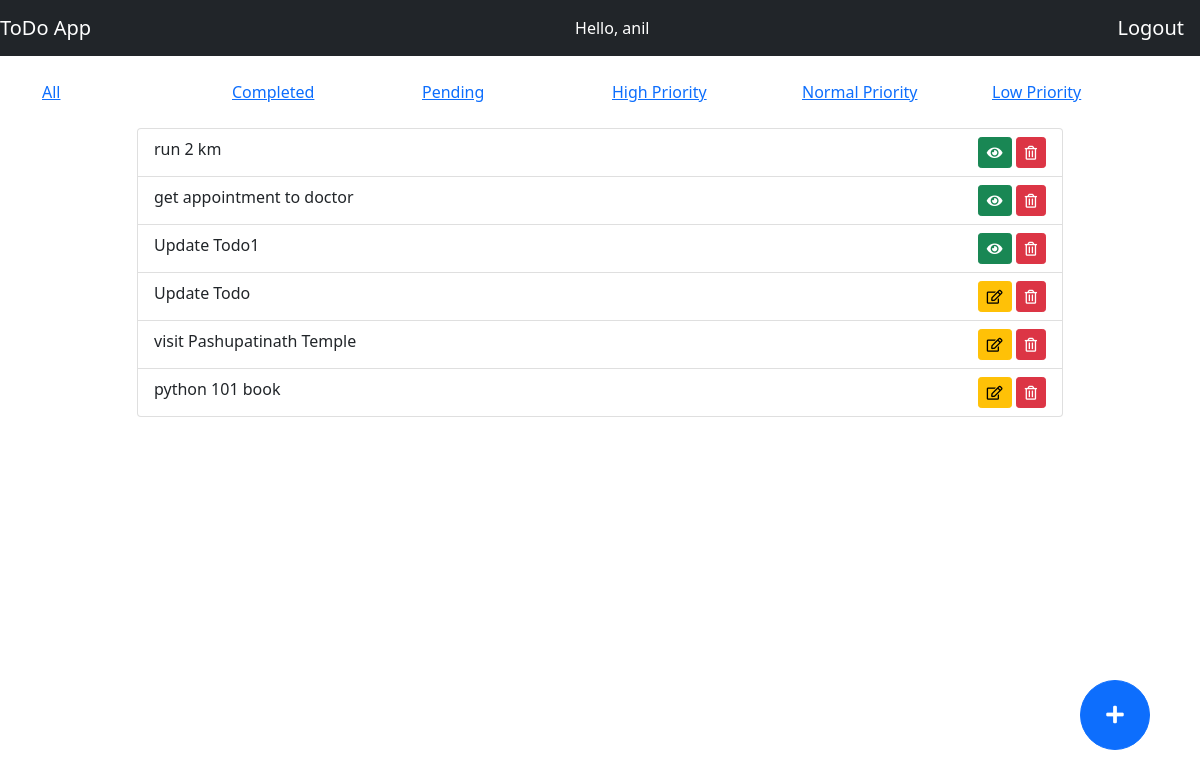
Page / (signed in) on the earlier database version.
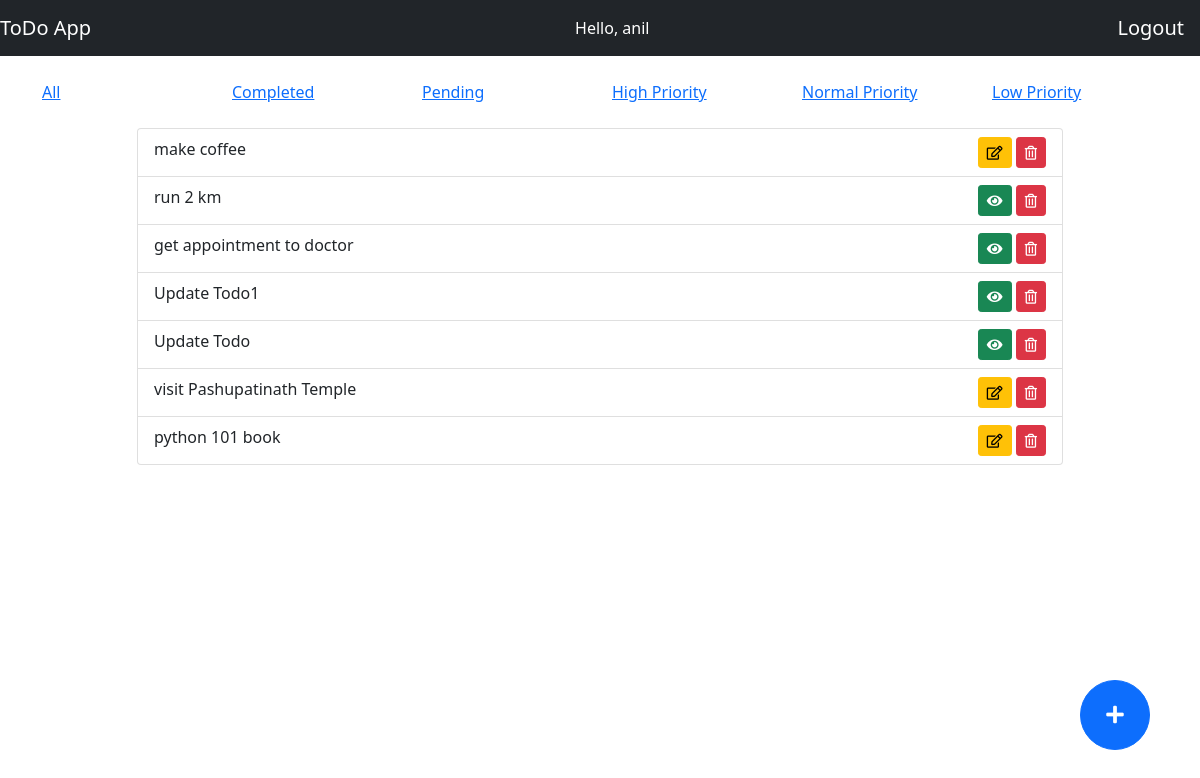
Same page on the later database version.
### todo/models.py (models this page shows, shortened)
class ToDo(models.Model):
    text = models.CharField(max_length=255)
    added_date = models.DateTimeField()
    priority = models.CharField(max_length=10, default='normal')
    status = models.CharField(max_length=1, default='0')

### todo/views.py (the view)
# urls.py: path('',views.index, name='index'),
@login_required(login_url='login')
def index(request):
        keys_list = request.GET.keys()
        if 'status' in keys_list:
            status = request.GET['status']
            todo_items = ToDo.objects.filter(status=status).order_by('-added_date')
        elif 'priority' in keys_list:
            priority = request.GET['priority']
            todo_items = ToDo.objects.filter(priority=priority).order_by('-added_date')
        else:
            todo_items = ToDo.objects.all().order_by('-added_date')
        return render(request,'index.html', {'todo_items': todo_items})

### todo/templates/index.html (shortened to what this page needs)
{% extends 'base.html' %}
{% block content %}
    <div class="row mt-4">
        <div class="col-2">
            <a href="/">All</a>
        </div>
        <div class="col-2">
            <a href="?status=1">Completed</a>
        </div>
        <div class="col-2">
            <a href="?status=0">Pending</a>
        </div>
        <div class="col-2">
            <a href="?priority=high">High Priority</a>
        </div>
        <div class="col-2">
            <a href="?priority=normal">Normal Priority</a>
        </div>
        <div class="col-2">
            <a href="?priority=low">Low Priority</a>
        </div>
    </div>
    <div class="row mt-4">
        <div class="col-10 mx-auto">
            <ul class="list-group">
                {% for todo_item in todo_items %}
                    <li class="list-group-item">{{todo_item.text}}
                        <div class="float-end">
                            {% if todo_item.status == '0' %}
                                <button type="submit" class="btn btn-sm btn-warning " data-bs-toggle="modal" data-bs-target="#updateTodoModal" data-bs-whatever="{{todo_item.id}}"><i class="far fa-edit"></i></button>
                            {% else %}
                                <button type="submit" class="btn btn-sm btn-success " data-bs-toggle="modal" data-bs-target="#viewTodoModal" data-bs-whatever="{{todo_item.id}}"><i class="fas fa-eye"></i></button>
                            {% endif %}
                            <form action="{% url 'delete_todo' todo_item.id %}" method="post" style="display:inline-block;">
                                <button type="submit" class="btn btn-sm btn-danger "><i class="far fa-trash-alt"></i></button>
                            </form>
                        </div>
                    </li>
                {% endfor %}
            </ul>
        </div>
    </div>
    <button type="button" class="btn btn-primary btn-lg circle-btn" data-bs-toggle="modal" data-bs-target="#addTodoModal" data-bs-whatever="addTodo"><i class="fas fa-plus"></i></button>
{% endblock %}

### todo/templates/base.html (shortened to what this page needs)
<!doctype html>
{% load static %}
<html lang="en">
  <head>
    <link href="https://cdn.jsdelivr.net/npm/bootstrap@5.0.0-beta2/dist/css/bootstrap.min.css" rel="stylesheet">
    <link rel="stylesheet" type="text/css" href="{% static '/css/main.css' %}">
    <link rel="stylesheet" href="https://use.fontawesome.com/releases/v5.15.2/css/all.css"
>
  </head>
  <body>
      {% if request.user.is_authenticated %}
      <nav class="navbar navbar-dark bg-dark">
        <a class="navbar-brand" href="#">ToDo App</a>
        <span style="color:white">Hello, {{ request.user }}</span>
        <a class="navbar-brand" href="{% url 'logout' %}">Logout</a>
      </nav>
      {% endif %}
    <div class="container h-100">
      {% block content %}{% endblock %}
    </div>
  </body>
</html>

### todo/static/css/main.css (style rules this page uses)
.circle-btn { height: 70px; width: 70px; border-radius: 50%; position: absolute; bottom : 50px; right: 50px; }

Differences in the rows shown:
added ToDo: text "make coffee"
changed ToDo "Update Todo": status "0" → "1" (drawn)
